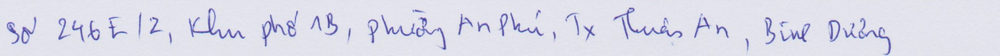
#> input picture dataset/data/0002_samples.png, 1000 x 56 px, shrunk from 1854 x 103 before the run
$ python -i crop_text_line.py   (imports and definitions only)
#> lines starting #> are read from the running program, lines starting #| are printed output that depends on the picture; after the words box and inside, x2 and y2 are one past the last pixel; in counts of white or black regions, pixels touching at a corner belong together
#> further down, picture is the input picture: shape (56, 1000, 3); mean B, G, R 233, 219.7, 219.6
import cv2
import numpy as np


def segmentation_text_line(image):
    """
    Hàm này nhận một ảnh đầu vào và thực hiện phân đoạn từng dòng văn bản trong ảnh.
    Trả về ảnh gốc với đường viền bao quanh từng dòng và danh sách các ảnh con chứa từng dòng văn bản.
    """

    img_clone = image.copy()  # Sao chép ảnh gốc để vẽ bounding box
    segments = []  # Danh sách chứa các đoạn văn bản đã được cắt ra

    # Chuyển đổi ảnh sang grayscale (ảnh xám)
    gray = cv2.cvtColor(image, cv2.COLOR_BGR2GRAY)
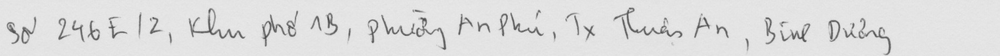
#> gray: shape (56, 1000); min 72, max 235, mean 221.1

    # Làm mờ ảnh bằng Gaussian Blur để giảm nhiễu
    gray = cv2.GaussianBlur(gray, (7, 7), 0)
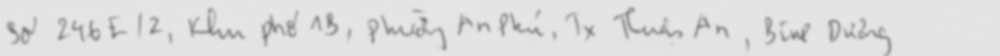
#> gray: shape (56, 1000); min 123, max 230, mean 221.1

    # Chuyển ảnh sang ảnh nhị phân (đen trắng) bằng Adaptive Threshold
    thresh = cv2.adaptiveThreshold(
        gray, 255, cv2.ADAPTIVE_THRESH_GAUSSIAN_C, cv2.THRESH_BINARY_INV, 11, 4)
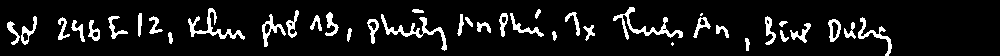
#> thresh: shape (56, 1000); 9% white; 40 white regions (2 under 20 px), largest, box (x1, y1, x2, y2) and area: (613, 7, 683, 40) 469, (381, 14, 447, 51) 450, (188, 8, 245, 40) 425

    # Thực hiện phép co ảnh (Erosion) để loại bỏ nhiễu nhỏ
    kernel = np.ones((10, 1), np.uint8)  # Kernel dùng cho erosion
    ero = cv2.erode(thresh, kernel, iterations=1)
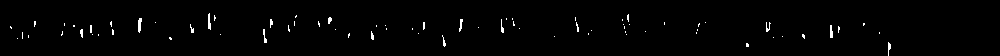
#> ero: shape (56, 1000); 1.1% white in thin lines or dots, all inside (x1, y1, x2, y2) = (10, 13, 891, 56)

    # Thực hiện phép giãn ảnh (Dilation) để nối các phần của dòng chữ lại với nhau
    kernel = np.ones((5, 150), np.uint8)  # Kernel dùng cho dilation
    img_dilation = cv2.dilate(ero, kernel, iterations=1)
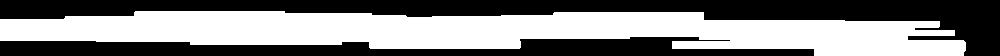
#> img_dilation: shape (56, 1000); 51.3% white; 2 black regions

    # Tìm các đường viền (contours) trong ảnh sau khi giãn nở
    ctrs, hier = cv2.findContours(
        img_dilation.copy(), cv2.RETR_EXTERNAL, cv2.CHAIN_APPROX_SIMPLE)
#> ctrs = 1 contour; box (x1, y1, x2, y2) and area: (0, 11, 966, 56) 27560

    # Sắp xếp các contour theo vị trí y (tức là theo chiều dọc, từ trên xuống dưới)
    sorted_ctrs = sorted(ctrs, key=lambda ctr: cv2.boundingRect(ctr)[1])
#> sorted_ctrs has the same summary as ctrs

    # Định nghĩa ngưỡng tối thiểu cho chiều rộng và chiều cao của một dòng văn bản
    min_width = 50  # Giá trị tối thiểu cho chiều rộng dòng chữ
    min_height = 10  # Giá trị tối thiểu cho chiều cao dòng chữ

    # Duyệt qua từng contour đã sắp xếp
    for i, ctr in enumerate(sorted_ctrs):
        # Lấy tọa độ của contour (bounding box)
        x, y, w, h = cv2.boundingRect(ctr)

        # In ra kích thước của từng vùng được phát hiện
        print('segment no:', str(i), '[', w, '-', h, ']')

        # Chỉ giữ lại các vùng có kích thước đủ lớn để tránh nhiễu
        if (w > min_width and h > min_height):
            roi = image[y:y+h, x:x+w]  # Cắt vùng chứa văn bản từ ảnh gốc
            segments.append(roi)  # Thêm vào danh sách các đoạn văn bản

            # Vẽ hình chữ nhật bao quanh dòng văn bản trên ảnh gốc
            cv2.rectangle(img_clone, (x, y), (x + w, y + h), (90, 0, 255), 2)
#> this loop made 1 pass
#> (x, y, w, h) on pass 1: (0, 11, 966, 45)
#| segment no: 0 [ 966 - 45 ]
#> pass 1, in segmentation_text_line, `roi = image[y:y+h, x:x+w]`:
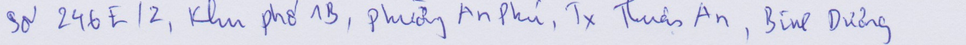
#> roi: shape (45, 966, 3); mean B, G, R 232, 217.7, 217.5
#> after the loop:
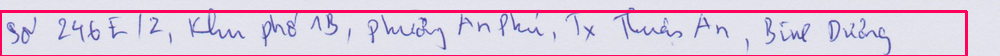
#> img_clone: shape (56, 1000, 3); 7.29% of pixels changed, all inside (x1, y1, x2, y2) = (0, 10, 968, 56)
#> after the loop, segments = 1 item

    # Trả về ảnh gốc với các đường viền đã vẽ + danh sách các ảnh chứa từng dòng văn bản
    return img_clone, segments

>>> import cv2
>>> picture = cv2.imread('../dataset/data/0002_samples.png')
>>> result = segmentation_text_line(picture)

$ run again, on dataset/data/0011_samples.png
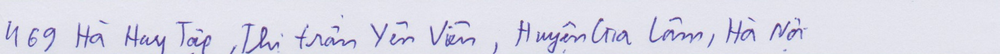
#> input picture dataset/data/0011_samples.png, 1000 x 54 px, shrunk from 1854 x 101 before the run
#> picture is the input picture: shape (54, 1000, 3); mean B, G, R 232.1, 218.6, 219
#> in segmentation_text_line, `thresh = cv2.adaptiveThreshold( gray, 255, cv2.ADAPTIVE_THRESH_GAUSSIA..`:
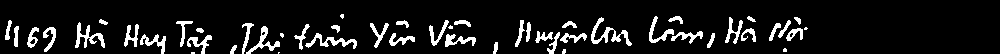
#> thresh: shape (54, 1000); 9.4% white; 50 white regions (8 under 20 px), largest, box (x1, y1, x2, y2) and area: (591, 17, 632, 46) 333, (75, 22, 105, 48) 278, (305, 33, 357, 49) 272
#> ero: shape (54, 1000); 1.1% white in thin lines or dots, all inside (x1, y1, x2, y2) = (6, 22, 803, 54)
#> img_dilation: shape (54, 1000); 40.5% white; 1 white region
#> ctrs = 1 contour; box (x1, y1, x2, y2) and area: (0, 20, 878, 54) 20980
#> sorted_ctrs has the same summary as ctrs
#> the loop in segmentation_text_line, `for i, ctr in enumerate(sorted_ctrs):` made 1 pass
#> (x, y, w, h) on pass 1: (0, 20, 878, 34)
#> (printed output is left out)
#> after the loop in segmentation_text_line, `for i, ctr in enumerate(sorted_ctrs):`:
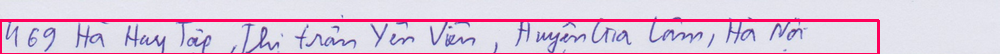
#> img_clone: shape (54, 1000, 3); 6.8% of pixels changed, all inside (x1, y1, x2, y2) = (0, 19, 880, 54)
#> after the loop in segmentation_text_line, `for i, ctr in enumerate(sorted_ctrs):`: segments = 1 item

$ run again, on dataset/data/0014_samples.png
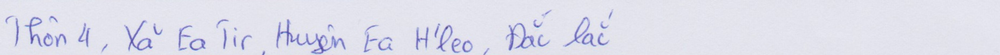
#> input picture dataset/data/0014_samples.png, 1000 x 55 px, shrunk from 1853 x 102 before the run
#> picture is the input picture: shape (55, 1000, 3); mean B, G, R 235, 222.6, 222.3
#> in segmentation_text_line, `thresh = cv2.adaptiveThreshold( gray, 255, cv2.ADAPTIVE_THRESH_GAUSSIA..`:
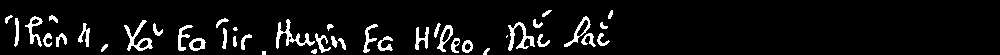
#> thresh: shape (55, 1000); 6.8% white; 42 white regions (3 under 20 px), largest, box (x1, y1, x2, y2) and area: (276, 19, 315, 49) 314, (124, 20, 153, 51) 286, (508, 22, 535, 51) 282
#> ero: shape (55, 1000); 0.89% white in thin lines or dots, all inside (x1, y1, x2, y2) = (15, 23, 600, 55)
#> img_dilation: shape (55, 1000); 30.7% white; 2 white regions
#> ctrs = 2 contours; box (x1, y1, x2, y2) and area: (0, 21, 675, 51) 15664, (412, 52, 562, 55) 298
#> sorted_ctrs has the same summary as ctrs
#> the loop in segmentation_text_line, `for i, ctr in enumerate(sorted_ctrs):` made 2 passes
#> (x, y, w, h) on pass 1: (0, 21, 675, 30)
#> (printed output is left out)
#> after the loop in segmentation_text_line, `for i, ctr in enumerate(sorted_ctrs):`:
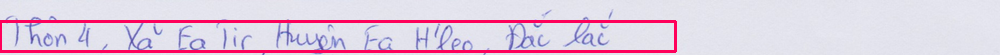
#> img_clone: shape (55, 1000, 3); 7.63% of pixels changed, all inside (x1, y1, x2, y2) = (0, 20, 677, 53)
#> after the loop in segmentation_text_line, `for i, ctr in enumerate(sorted_ctrs):`: segments = 1 item

$ run again, on dataset/data/0018_samples.png
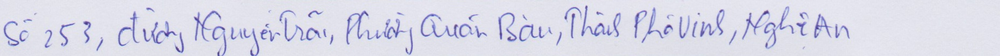
#> input picture dataset/data/0018_samples.png, 1000 x 56 px, shrunk from 1854 x 103 before the run
#> picture is the input picture: shape (56, 1000, 3); mean B, G, R 231.9, 217.6, 217.4
#> thresh: shape (56, 1000); 11.4% white; 79 white regions (8 under 20 px), largest, box (x1, y1, x2, y2) and area: (346, 10, 369, 45) 247, (194, 10, 222, 42) 245, (498, 12, 517, 42) 237
#> ero: shape (56, 1000); 1.7% white in thin lines or dots, all inside (x1, y1, x2, y2) = (4, 10, 848, 56)
#> img_dilation: shape (56, 1000); 53.5% white; 2 black regions
#> ctrs = 1 contour; box (x1, y1, x2, y2) and area: (0, 8, 923, 56) 28964
#> sorted_ctrs has the same summary as ctrs
#> the loop in segmentation_text_line, `for i, ctr in enumerate(sorted_ctrs):` made 1 pass
#> (x, y, w, h) on pass 1: (0, 8, 923, 48)
#> (printed output is left out)
#> after the loop in segmentation_text_line, `for i, ctr in enumerate(sorted_ctrs):`:
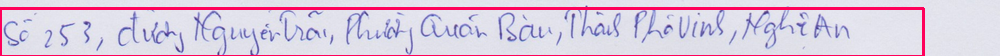
#> img_clone: shape (56, 1000, 3); 7.01% of pixels changed, all inside (x1, y1, x2, y2) = (0, 7, 925, 56)
#> after the loop in segmentation_text_line, `for i, ctr in enumerate(sorted_ctrs):`: segments = 1 item
